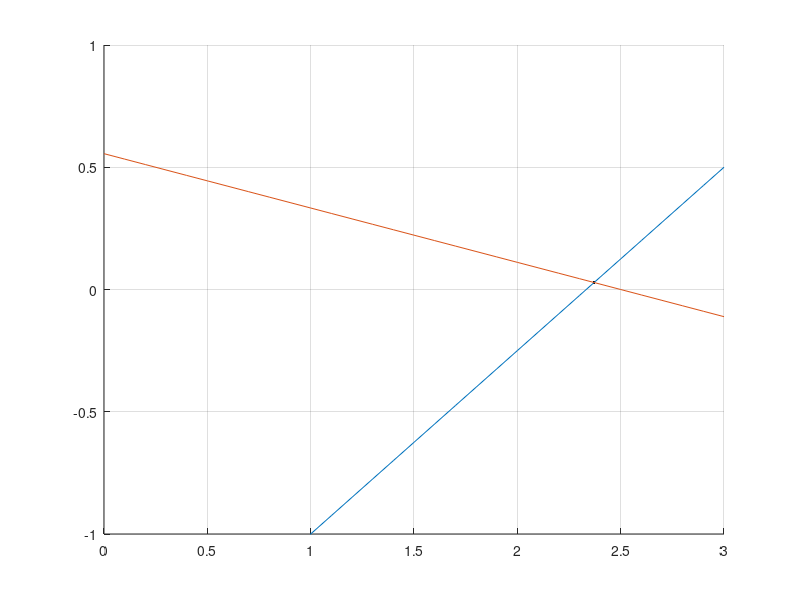

Recreate this plot in MATLAB.
% HW 5 problem 2
% Steven Macenski last edited Oct 2, 2013
clf 
a = [2 9;3 -4];
b = [5;7];
x = a\b;
fprintf('The solution for x1 = %f, the solution for x2=%f.\n',x);
a = 0:.1:3;
hold on
grid on
axis([0 3 -1 1]);
plot(x(1,:),x(2,:),'.k');
% Point proves solution
plot(a,((7-3.*a)./-4));
plot(a,((5-2.*a)./9));

% Whats the ^T mean in terms of the solution?